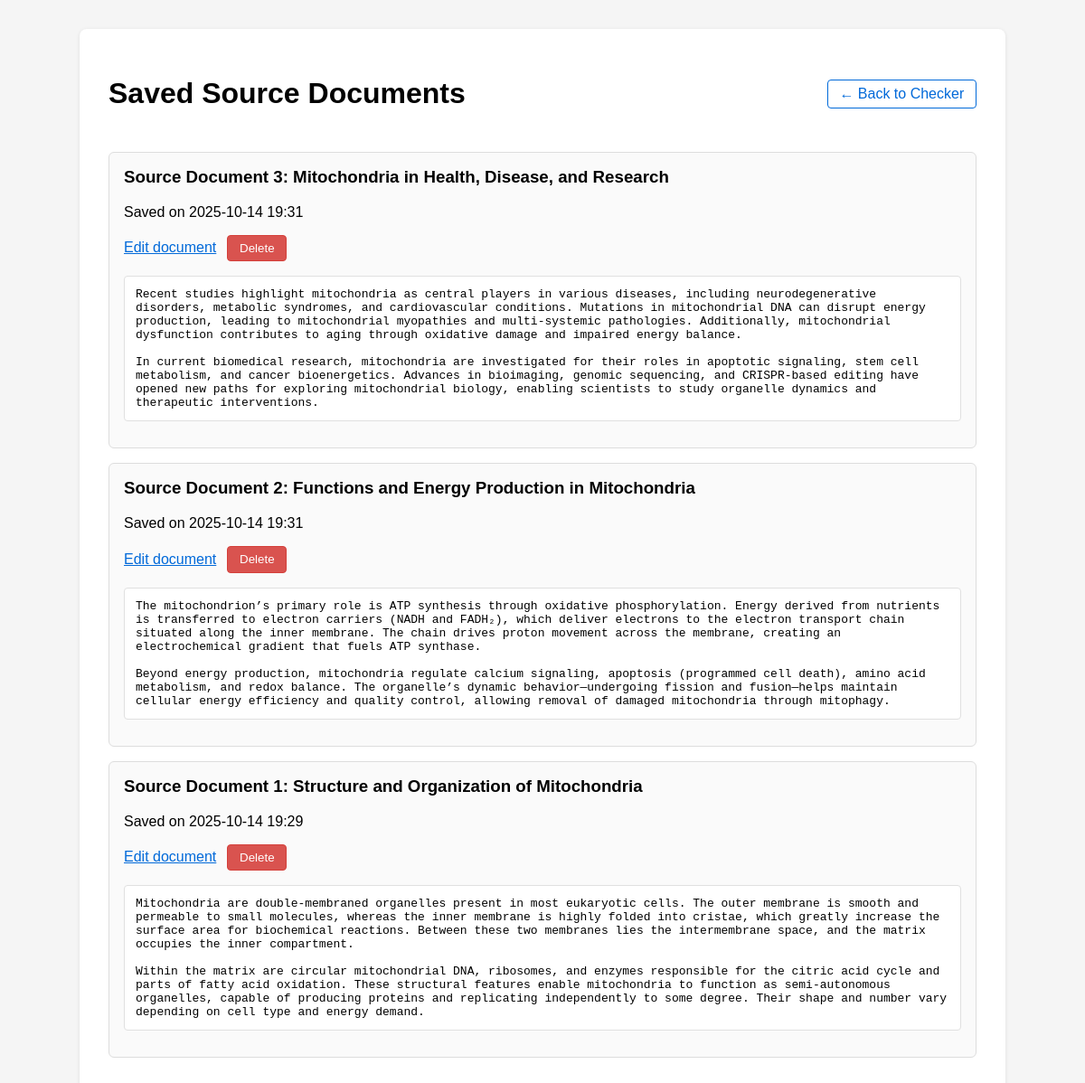
/sources, run on an earlier commit of the app's database.
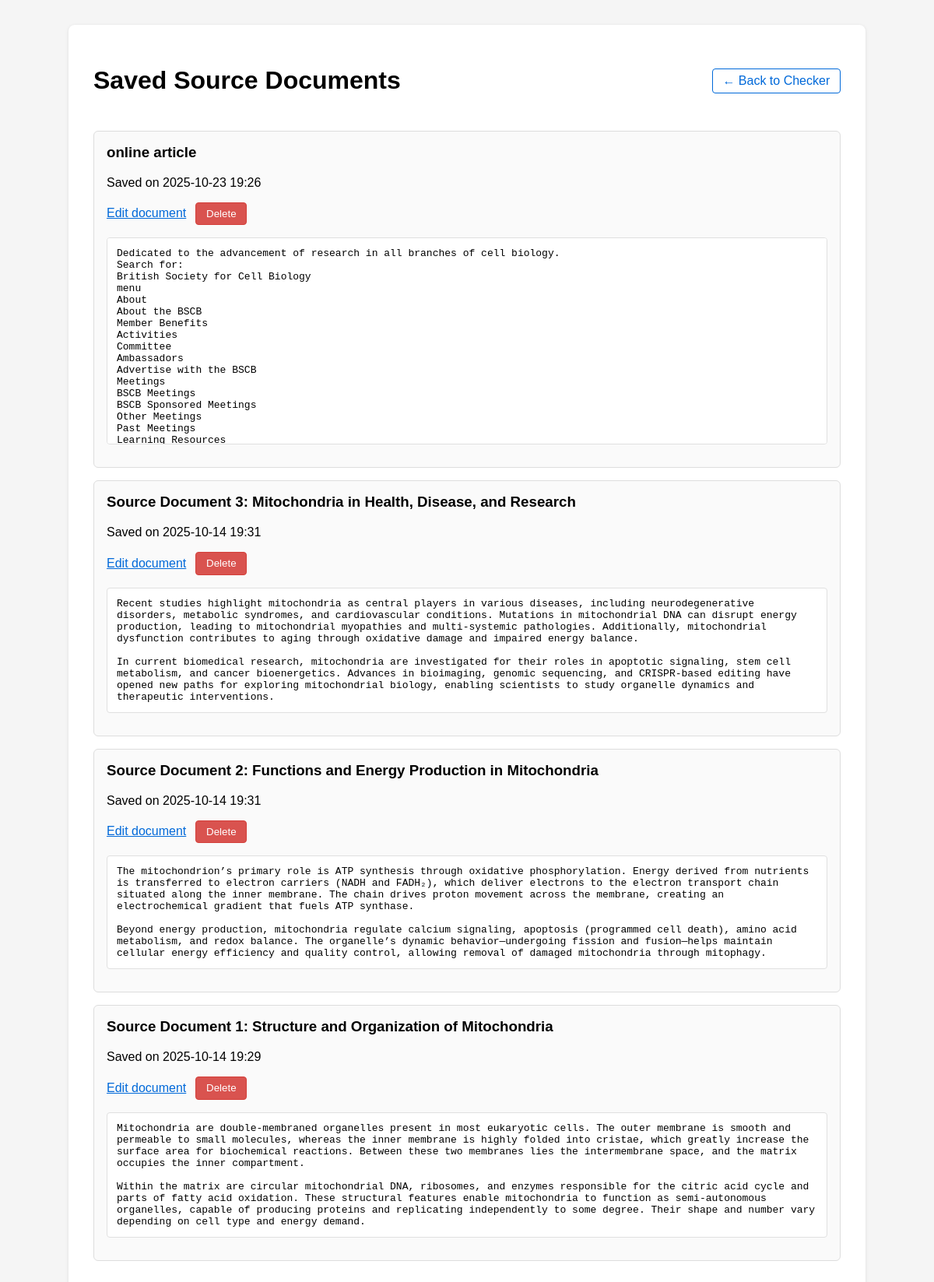
And on a later commit of the database.
### main.py (models this page shows, shortened)
class Document(db.Model):
    __tablename__ = "documents"
    id = db.Column(db.Integer, primary_key=True)
    title = db.Column(db.String(255), nullable=False)
    content = db.Column(db.Text, nullable=False)
    is_source = db.Column(db.Boolean, default=True, nullable=False)
    created_at = db.Column(db.DateTime, default=datetime.utcnow, nullable=False)

### main.py (the view)
@app.route("/sources", methods=["GET"])
def list_sources():
    sources = (
        Document.query.filter_by(is_source=True)
        .order_by(Document.created_at.desc())
        .all()
    )
    return render_template("sources.html", source_documents=sources)

### templates/sources.html (shortened to what this page needs)
<!doctype html>
<html lang="en">
<head>
</head>
<body>
<main>
    <header>
        <h1>Saved Source Documents</h1>
        <a class="nav-link" href="{{ url_for('index') }}">← Back to Checker</a>
    </header>
    {% if source_documents %}
        {% for document in source_documents %}
            <article class="document-card">
                <h3>{{ document.title }}</h3>
                <p>Saved on {{ document.created_at.strftime("%Y-%m-%d %H:%M") }}</p>
                <div class="document-actions">
                    <a href="{{ url_for('edit_source', document_id=document.id) }}">Edit document</a>
                    <form action="{{ url_for('delete_source', document_id=document.id) }}" method="post" onsubmit="return confirm({{ ('Delete ' ~ document.title ~ '?')|tojson }});">
                        <button type="submit" class="delete-button">Delete</button>
                    </form>
                </div>
                <pre>{{ document.content }}</pre>
            </article>
        {% endfor %}
    {% else %}
        <p>No source documents saved yet. Add some from the <a href="{{ url_for('index') }}">checker</a>.</p>
    {% endif %}
</main>
</body>
</html>

### templates/sources.html (style rules this page uses)
body { font-family: Arial, sans-serif; margin: 0; padding: 2rem; background: #f5f5f5; }
main { max-width: 960px; margin: 0 auto; background: #fff; padding: 2rem; border-radius: 8px; box-shadow: 0 1px 4px rgba(0, 0, 0, 0.1); }
a { color: #0069d9; }
.document-card { border: 1px solid #ddd; border-radius: 6px; padding: 1rem; margin-bottom: 1rem; background: #fafafa; }
.document-card h3 { margin-top: 0; }
pre { white-space: pre-wrap; word-wrap: break-word; background: #fff; border: 1px solid #e0e0e0; padding: 0.75rem; border-radius: 4px; max-height: 240px; overflow-y: auto; }
header { display: flex; justify-content: space-between; align-items: center; margin-bottom: 1.5rem; }
.nav-link { text-decoration: none; padding: 0.4rem 0.8rem; border: 1px solid #0069d9; border-radius: 4px; }
.document-actions { display: flex; gap: 0.75rem; align-items: center; margin: 0.5rem 0 1rem; }
.document-actions form { margin: 0; }
.delete-button { background: #d9534f; color: #fff; border: 1px solid #d43f3a; padding: 0.4rem 0.8rem; border-radius: 4px; cursor: pointer; }

What changed in the data, as far as the page shows it:
added Document: title "online article", created_at "2025-10-23 19:26", content "Dedicated to the advancement of research in all branches of cell biology. Search for: British Society for Cell Biology menu About About the BSCB Member Benefits Activities Committee Ambassadors Advertise with the BSCB Meetings BSCB Meetings BSCB Sponsored Meetings Other Meetings Past Meetings Learning Resources…"
